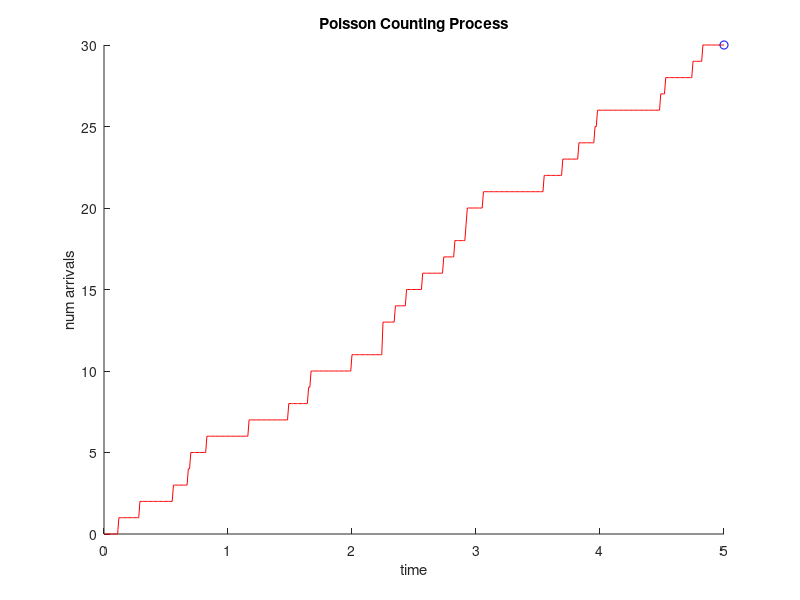

The MATLAB script that drew this image:
% simulate a Poisson counting process
lambda = input('arrival rate = ');
Tmax = input('max time = ');

arr_times = (-1/lambda)*log(rand); % array of arrival times Exp(lambda) distributed
last_arr = arr_times

while last_arr <= Tmax
    last_arr = last_arr + (-1/lambda)*log(rand);
    arr_times = [arr_times, last_arr];
end
arr_times = arr_times(1:end-1);

t=0:0.01:Tmax;
n = length(t);
X = zeros(1,n);

for s=1:n
    X(s) = sum(arr_times<=t(s)); % num arrivals by time t(s)
end

% illustration
axis([0 Tmax 0 max(X)]); % allocate the box for the graph

hold on
title('Poisson Counting Process');
xlabel('time');
ylabel('num arrivals');
comet(t,X)
hold off


